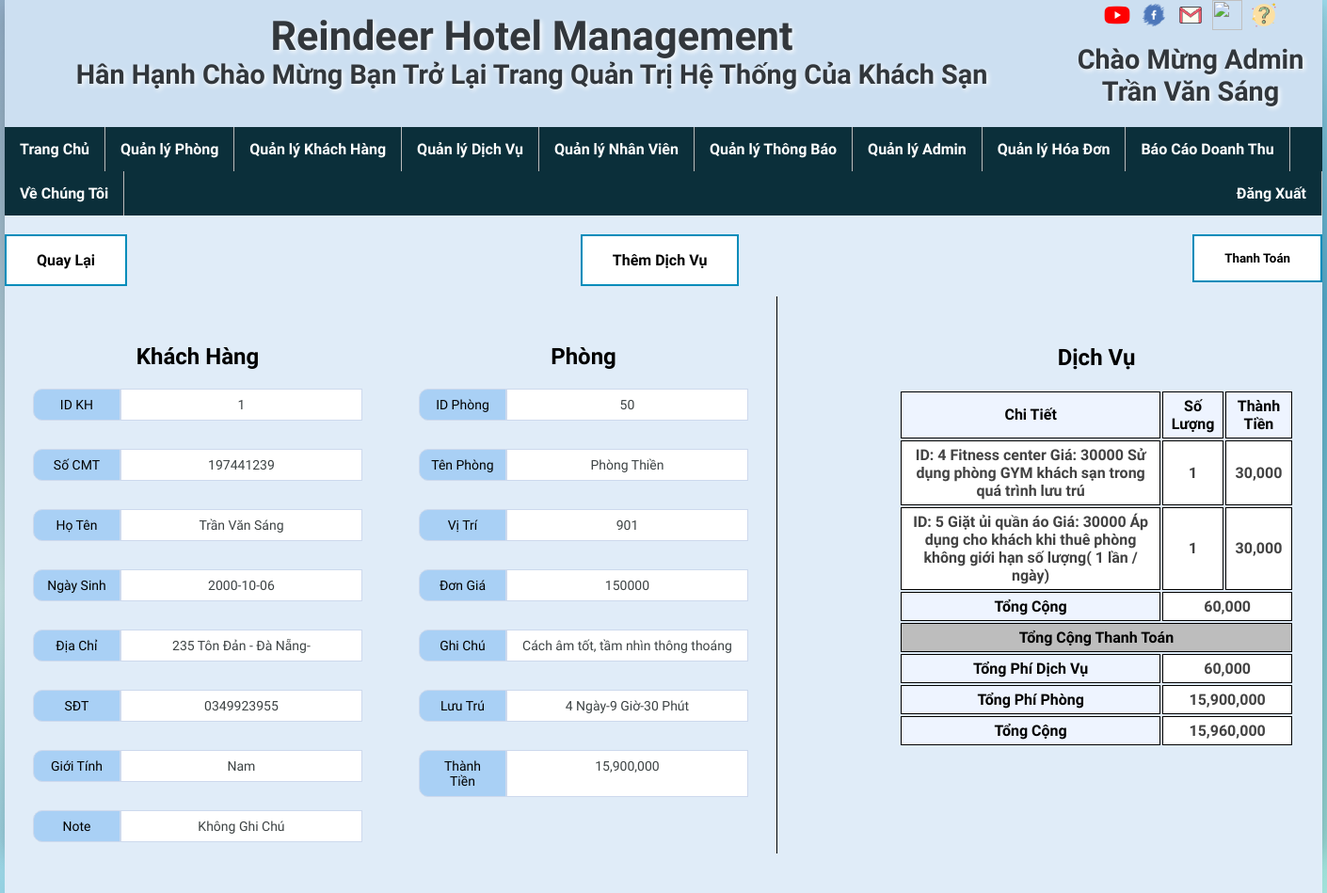
The app's page /index.php?url=CheckIn/CheckOut.php&maCI=8 (signed in) with its own data.
### tables this page shows
CREATE TABLE `khachhang` (
  `MaKH` int(20) NOT NULL,
  `SCMT` int(20) NOT NULL,
  `Ho` varchar(50) NOT NULL,
  `Ten` varchar(50) NOT NULL,
  `NgaySinh` date DEFAULT NULL,
  `DiaChi` varchar(250) DEFAULT NULL,
  `SDT` text NOT NULL,
  `GioiTinh` varchar(20) DEFAULT NULL,
  `NgayGN` datetime NOT NULL,
  `CNLanCuoi` datetime NOT NULL,
  `Note` varchar(250) DEFAULT NULL
);

CREATE TABLE `phong` (
  `MaLP` int(11) NOT NULL,
  `TenLoaiPhong` varchar(50) NOT NULL,
  `ViTri` text DEFAULT NULL,
  `DonGia` int(50) NOT NULL,
  `Note` text DEFAULT NULL
);

CREATE TABLE `phongcheckin` (
  `MaCI` int(11) NOT NULL,
  `MaKH` int(11) NOT NULL,
  `MaLP` int(11) NOT NULL,
  `SoNguoi` int(11) NOT NULL,
  `TGBatDau` datetime NOT NULL,
  `TimeCheckOut` datetime NOT NULL,
  `TongThanhToan` int(11) NOT NULL
);

CREATE TABLE `ctdv` (
  `MaCI` int(11) NOT NULL,
  `MaDV` int(11) NOT NULL,
  `SoLuong` int(11) NOT NULL,
  `ThanhTien` int(11) NOT NULL
);

CREATE TABLE `dichvu` (
  `MaDV` int(11) NOT NULL,
  `TenDV` varchar(250) NOT NULL,
  `GiaDV` int(11) NOT NULL,
  `Note` text NOT NULL
);

### CheckIn/CheckOut.php (the view, shortened to what this page needs)
<?php
    include 'ketnoi_db.php';
    $maCI=$_GET["maCI"];
    $sql = "SELECT * FROM phongcheckin WHERE MaCI=$maCI";
    $thucthi = mysqli_query($ketnoisql,$sql);
    $dulieu = mysqli_fetch_array($thucthi);
    $sqlkh = "select * from khachhang WHERE MaKH='$dulieu[1]'";
    $thucthikh = mysqli_query($ketnoisql,$sqlkh);
    $dulieukh = mysqli_fetch_array($thucthikh);
    $sqlphong = "select * from phong where MaLP= $dulieu[2]";
    $thucthiphong = mysqli_query($ketnoisql,$sqlphong);
    $dulieuphong = mysqli_fetch_array($thucthiphong);
    $sqldv = "SELECT * FROM ctdv WHERE MaCI='$maCI'";
    $thucthidv = mysqli_query($ketnoisql,$sqldv);
?>
<div class="dh">
    <a class='button button2' style='float:left' href='index.php?url=QuanLyPhong/PhongCheckin.php'>Quay Lại</a>
    <a class='button button2' href='index.php?url=CheckIn/DSDV.php&maCI=<?php echo$dulieu[0]?>'>Thêm Dịch Vụ</a>
    <form style='float:right' action= "" method="Post">
        <input class='button button2' value="Thanh Toán" type="submit"  onclick="return confirm('Bạn có chắc chắn check out phòng này không?');"/>
    </form>
</div>
<div class="khachhang">
    <h2>Khách Hàng</h2>
    <div class="nhomform">
            <span>ID KH</span>
            <div class="nhap"><?php echo $dulieukh[0]?></div>
    </div>
    <div class="nhomform">
            <span>Số CMT</span>
            <div class="nhap"><?php echo $dulieukh[1]?></div>
    </div>
    <div class="nhomform">
            <span>Họ Tên</span>
            <div class="nhap"><?php echo $dulieukh[2]," ", $dulieukh[3]?></div>
    </div>
    <div class="nhomform">
            <span>Ngày Sinh</span>
            <div class="nhap"><?php echo $dulieukh[4]?></div>
    </div>
    <div class="nhomform">
            <span>Địa Chỉ</span>
            <div class="nhap"><?php echo $dulieukh[5]?></div>
    </div>
    <div class="nhomform">
            <span>SĐT</span>
            <div class="nhap"><?php echo $dulieukh[6]?></div>
    </div>
    <div class="nhomform">
            <span>Giới Tính</span>
            <div class="nhap"><?php echo $dulieukh[7]?></div>
    </div>
    <div class="nhomform">
            <span>Note</span>
            <div class="nhap"><?php echo $dulieukh[10]?></div>
    </div>
</div>
<div class="phong">
    <h2>Phòng</h2>
    <div class="nhomform">
            <span>ID Phòng</span>
            <div class="nhap"><?php echo $dulieuphong[0]?></div>
    </div>
    <div class="nhomform">
            <span>Tên Phòng</span>
            <div class="nhap"><?php echo $dulieuphong[1]?></div>
    </div>
    <div class="nhomform">
            <span>Vị Trí</span>
            <div class="nhap"><?php echo $dulieuphong[2]?></div>
    </div>
    <div class="nhomform">
            <span>Đơn Giá</span>
            <div class="nhap"><?php echo $dulieuphong[3]?></div>
    </div>
    <div class="nhomform">
            <span>Ghi Chú</span>
            <div class="nhap"><?php echo $dulieuphong[4]?></div>
    </div>
    <div class="nhomform">
            <span>Lưu Trú</span>
            <div class="nhap"><?php ThoiGianLuuTru($dulieu[4])?></div>
    </div>
    <div class="nhomform">
            <span>Thành Tiền</span>
            <div class="nhap"><?php
                    $tienphong=(TongGio($dulieu[4])+1)*$dulieuphong[3];
                    echo number_format($tienphong);
                ?>
            </div>
    </div>
</div>
<div class="dichvu">
    <h2>Dịch Vụ</h2>
    <table class="table_hd">
                <tr>
                    <th>Chi Tiết</th>
                    <th>Số Lượng</th>
                    <th>Thành Tiền</th>
                </tr>
                  <?php
                while(($dulieudv = mysqli_fetch_array($thucthidv)) ){
                    echo"<tr>";
                    echo"<td>";
                    echo thongtindv($dulieudv[1]);
                    echo "</td>";
                    echo"<td>";
                    echo $dulieudv[2];
                    echo "</td>";
                    echo"<td>";
                    echo number_format($dulieudv[3]);
                    echo "</td>";
                echo"</tr>";}
             ?>
                    <tr>
                        <th >Tổng Cộng</th>
                        <td colspan="2"><?php echo number_format(sumtiendv($maCI))?></td>
                    </tr>
                    <tr>
                        <th style='background-color:#BDBDBD ;' colspan="3">Tổng Cộng Thanh Toán</th>
                    </tr>
                    <tr>
                        <th>Tổng Phí Dịch Vụ</th>
                        <td  colspan="2"><?php echo number_format(sumtiendv($maCI))?></td>
                    <tr>
                        <th>Tổng Phí Phòng</th>
                        <td  colspan="2"><?php echo number_format($tienphong);?></td>
                    </tr>
                    <tr>
                        <th>Tổng Cộng</th>
                        <td  colspan="2"><?php echo number_format(sumtiendv($maCI)+ $tienphong)?></td>
                    </tr>
            </table>
</div>

### ChucNang.php (shortened to what this page needs)
<?php
    function thongtindv($madv) {
        include 'ketnoi_db.php';
        $sql = "SELECT * FROM dichvu where MaDV=$madv";
        $thucthi = mysqli_query($ketnoisql,$sql);
        $dulieu = mysqli_fetch_array($thucthi);
        echo "ID: $dulieu[0]"," $dulieu[1] Giá: $dulieu[2] $dulieu[3]";
    }
       function sumtiendv($maci) {
        include 'ketnoi_db.php';
        $sql = "SELECT SUM(ThanhTien) FROM ctdv WHERE MaCI =$maci";
        $thucthi = mysqli_query($ketnoisql,$sql);
        $dulieu = mysqli_fetch_array($thucthi);
        return $dulieu[0];
        }
function ThoiGianLuuTru($timeCI) {
        $timeCO =date("y-m-d G:i:s", time());
        $diff = abs(strtotime($timeCO) - strtotime($timeCI));
        $days = floor(($diff) /(60*60*24));
        $hours = floor(($diff - $days*60*60*24 ) / (60*60));
        $minutes = floor(($diff - $days*60*60*24 - $hours*60*60) / 60);
        $tonggio = floor(($diff) / (60*60));
        echo $days ," Ngày-",$hours," Giờ-",$minutes," Phút";
        return $tonggio;
}
function TongGio($timeCI) {
        $timeCO =date("y-m-d G:i:s", time());
        $diff = abs(strtotime($timeCO) - strtotime($timeCI));
        $tonggio = floor(($diff) / (60*60));
        return $tonggio;
}
?>

### Css/style_bocuc.css (style rules this page uses)
* { font-family: 'Barlow Condensed', sans-serif; }
body { width: 1400px; height: 900px; margin: 0 auto; background-color: #504f53; box-shadow: 0 64px 128px 0 rgba(0, 12, 25, 0.2), 0 6px 20px 0 rgba(0, 0, 10, 0.19); background-image:linear-gradient(to bottom right, #95B1CB, #DDFFFF,#61BEDF,#ACF0E6) }
.button { background-color: #4CAF50; border: none; color: white; padding: 16px 32px; text-align: center; text-decoration: none; display: inline-block; transition-duration: 0.7s; cursor: pointer; font-weight: bold; margin-top: 20px }
.button2 { background-color: white; color: black; border: 2px solid #008CBA; }
.nhap { width: 100%; padding: 8px 16px; font-size: 14px; font-weight: 500; color: #3D4344; border: 1px solid #CDD9ED; background: #fff; }
.nhomform { display: flex; width: 100%; margin-bottom: 30px; }
span { width: 30%; height: 20%; text-align: center; padding: 8px 12px; font-size: 14px; color: black; background: #A9D0F5; border: 1px solid #CDD9ED; border-radius: 10px 0 0 10px; }
.nhap::placeholder { color: #CBD1DC; }

### CheckIn/CheckOut.php (style rules this page uses)
.dh { float: top; width: 100%; height: 12%; }
.khachhang { float: left; width: 25%; padding: 30px; }
.phong { float: left; width: 25%; padding: 30px; border-right: 1px solid black; }
.dichvu { width: 30%; float: right; padding: 30px; }
.table_hd { text-align: center; }
.table_hd td { border: 1px solid black; background-color:#ffffff ; font-weight: bold; color: #424242; padding: 5px; margin: 30px 0px; }
.table_hd th { border: 1px solid black; background-color:#eef4ff ; padding: 5px; margin: 30px 0px; }

### records on screen
khachhang: MaKH "1", SCMT "197441239", Ho "Trần", Ten "Văn Sáng", NgaySinh "2000-10-06", DiaChi "235 Tôn Đản - Đà Nẵng-", SDT "0349923955", GioiTinh "Nam", Note "Không Ghi Chú"
phong: MaLP "50", TenLoaiPhong "Phòng Thiền", ViTri "901", DonGia "150000", Note "Cách âm tốt, tầm nhìn thông thoáng"
phongcheckin: TGBatDau.DonGia "15,900,000"
ctdv: MaDV.MaDV "4", MaDV.TenDV "Fitness center", MaDV.GiaDV "30000", MaDV.Note "Sử dụng phòng GYM khách sạn trong quá trình lưu trú", SoLuong "1", ThanhTien "30,000"
ctdv: MaDV.MaDV "5", MaDV.TenDV "Giặt ủi quần áo", MaDV.GiaDV "30000", MaDV.Note "Áp dụng cho khách khi thuê phòng không giới hạn số lượng( 1 lần / ngày)", SoLuong "1", ThanhTien "30,000"

### other values on screen
$nameUser['fullname'] "Trần Văn Sáng"
sumtiendv($maCI) "60,000"
sumtiendv($maCI)+ $tienphong "15,960,000"
